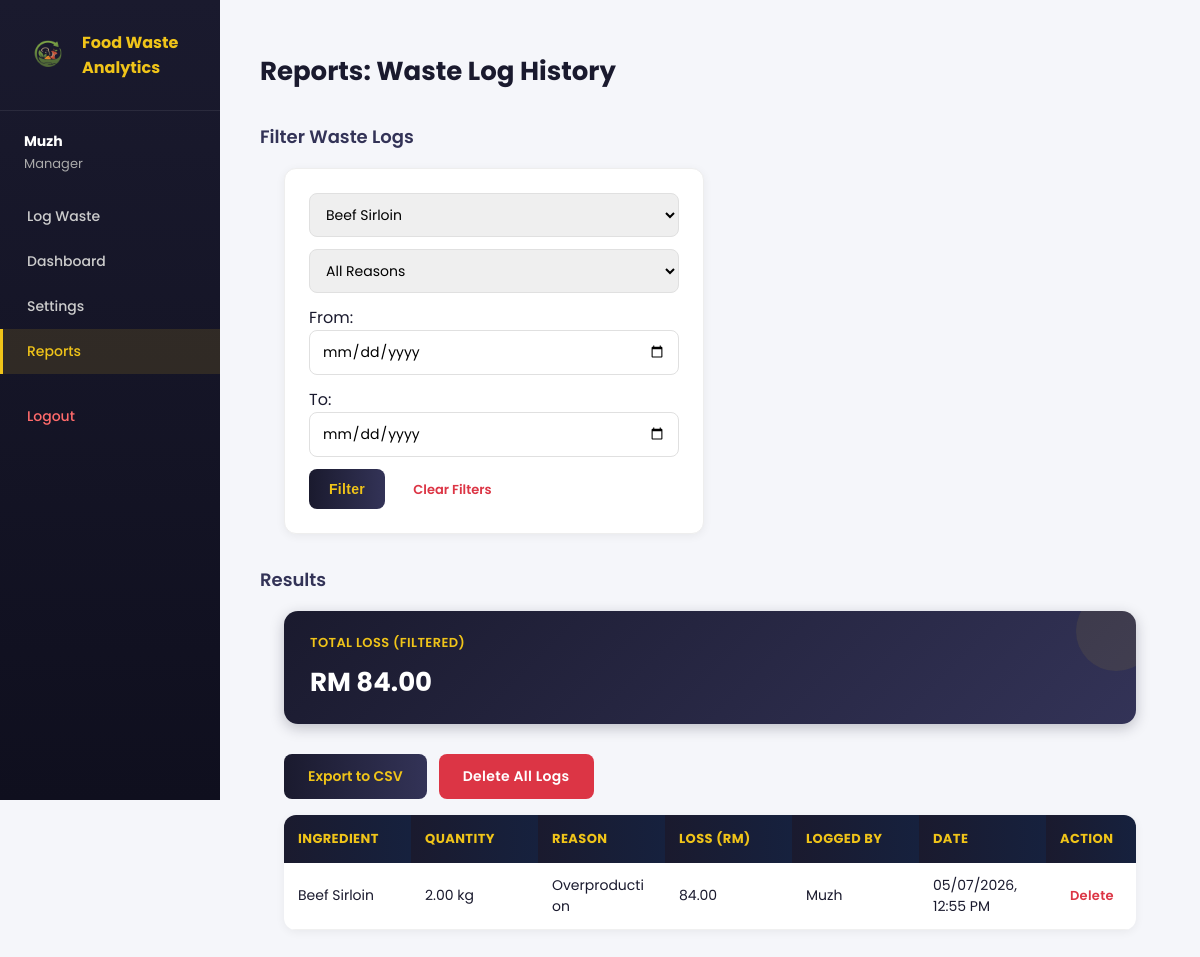
The app's page /FoodWasteTracker/reports.php?ingredient_id=31 (signed in) with its own data.
### tables this page shows
CREATE TABLE IF NOT EXISTS `waste_logs` (
  `log_id` int NOT NULL AUTO_INCREMENT,
  `user_id` int NOT NULL,
  `ingredient_id` int NOT NULL,
  `quantity` decimal(10,2) NOT NULL,
  `reason` enum('Expired','Overproduction','Spoilage','Prep Mistake','Other') NOT NULL,
  `financial_loss` decimal(10,2) NOT NULL,
  `logged_at` timestamp NULL DEFAULT CURRENT_TIMESTAMP,
  PRIMARY KEY (`log_id`),
  KEY `user_id` (`user_id`),
  KEY `ingredient_id` (`ingredient_id`)
);

CREATE TABLE IF NOT EXISTS `users` (
  `user_id` int NOT NULL AUTO_INCREMENT,
  `name` varchar(100) NOT NULL,
  `email` varchar(100) NOT NULL,
  `password` varchar(255) NOT NULL,
  `role` enum('staff','manager') NOT NULL,
  `created_at` timestamp NULL DEFAULT CURRENT_TIMESTAMP,
  PRIMARY KEY (`user_id`),
  UNIQUE KEY `email` (`email`)
);

### FoodWasteTracker/reports.php (the view, shortened to what this page needs)
<?php
include 'access_control.php';
$filter_ingredient = isset($_GET['ingredient_id']) ? $_GET['ingredient_id'] : "";
$filter_reason = isset($_GET['reason']) ? $_GET['reason'] : "";
$filter_from = isset($_GET['date_from']) ? $_GET['date_from'] : "";
$filter_to = isset($_GET['date_to']) ? $_GET['date_to'] : "";
$where = "1=1";
$params = [];
$types = "";
if ($filter_ingredient != "") {
    $where .= " AND waste_logs.ingredient_id = ?";
    $params[] = $filter_ingredient;
    $types .= "i";
}
$sql = "
    SELECT waste_logs.*,
           COALESCE(ingredients.name, 'Deleted Ingredient') AS ingredient_name,
           COALESCE(ingredients.unit, '') AS unit,
           users.name AS staff_name
    FROM waste_logs
    LEFT JOIN ingredients ON waste_logs.ingredient_id = ingredients.ingredient_id
    JOIN users ON waste_logs.user_id = users.user_id
    WHERE $where
    ORDER BY logged_at DESC
";
$stmt = mysqli_prepare($conn, $sql);
if (!empty($params)) {
    mysqli_stmt_bind_param($stmt, $types, ...$params);
}
mysqli_stmt_execute($stmt);
$logs = mysqli_stmt_get_result($stmt);
$grand_total = 0;
$log_rows = [];
while ($row = mysqli_fetch_assoc($logs)) {
    $grand_total += $row['financial_loss'];
    $log_rows[] = $row;
}
$has_results = count($log_rows) > 0;
$ingredients = mysqli_query($conn, "SELECT * FROM ingredients ORDER BY name ASC");
$export_query_string = http_build_query([
    'ingredient_id' => $filter_ingredient,
    'reason' => $filter_reason,
    'date_from' => $filter_from,
    'date_to' => $filter_to
]);
?>
<!DOCTYPE html>
<html>
<head>
    <link rel="stylesheet" href="style.css">
</head>
<body>
<div class="app-layout">
    <?php include 'sidebar.php'; ?>
    <div class="main-content">
        <h2>Reports: Waste Log History</h2>
        <h3>Filter Waste Logs</h3>
        <form method="GET">
            <select name="ingredient_id">
                <?php while ($row = mysqli_fetch_assoc($ingredients)) { ?>
                    <option value="<?php echo htmlspecialchars($row['ingredient_id']); ?>" <?php if ($filter_ingredient == $row['ingredient_id']) echo "selected"; ?>>
                        <?php echo htmlspecialchars($row['name']); ?>
                    </option>
                <?php } ?>
            </select>
            <select name="reason">
                <option value="">All Reasons</option>
            </select>
            From: <input type="date" name="date_from" value="<?php echo htmlspecialchars($filter_from); ?>">
            To: <input type="date" name="date_to" value="<?php echo htmlspecialchars($filter_to); ?>">
            <button type="submit">Filter</button>
            <a href="reports.php" class="clear-link">Clear Filters</a>
        </form>
        <h3>Results</h3>
        <?php if ($has_results) { ?>
        <div class="stat-cards">
            <div class="stat-card">
                <h4>Total Loss (Filtered)</h4>
                <p class="stat-number">RM <?php echo number_format($grand_total, 2); ?></p>
            </div>
        </div>
        <div style="padding: 0 24px; margin-bottom: 16px; display: flex; gap: 12px; align-items: center;">
            <a href="export_csv.php?<?php echo $export_query_string; ?>" class="empty-cta">Export to CSV</a>
            <form method="POST" class="delete-all-form" onsubmit="return confirm('This will permanently delete ALL waste logs, not just the filtered ones. This cannot be undone. Are you sure?')">
                <button type="submit" class="delete-all-btn">Delete All Logs</button>
            </form>
        </div>
        <table>
            <tr>
                <th>Ingredient</th>
                <th>Quantity</th>
                <th>Reason</th>
                <th>Loss (RM)</th>
                <th>Logged By</th>
                <th>Date</th>
                <th style="width: 90px;">Action</th>
            </tr>
            <?php foreach ($log_rows as $row) { ?>
            <tr>
                <td><?php echo htmlspecialchars($row['ingredient_name']); ?></td>
                <td><?php echo htmlspecialchars($row['quantity'] . " " . $row['unit']); ?></td>
                <td><?php echo htmlspecialchars($row['reason']); ?></td>
                <td><?php echo number_format($row['financial_loss'], 2); ?></td>
                <td><?php echo htmlspecialchars($row['staff_name']); ?></td>
                <td><?php echo date('d/m/Y, h:i A', strtotime($row['logged_at'])); ?></td>
                <td>
                    <form method="POST" class="delete-form" onsubmit="return confirm('Delete this waste log entry?')">
                        <button type="submit" class="delete-btn">Delete</button>
                    </form>
                </td>
            </tr>
            <?php } ?>
        </table>
        <?php } ?>
    </div>
</div>
</body>
</html>

### FoodWasteTracker/style.css (style rules this page uses)
* { box-sizing: border-box; }
body { font-family: 'Poppins', sans-serif; background-color: #f5f6fa; color: #1a1a2e; margin: 0; padding: 0; }
h2 { padding: 0 24px; font-weight: 700; font-size: 26px; color: #1a1a2e; }
h3 { padding: 0 24px; font-weight: 600; font-size: 18px; color: #333357; margin-top: 32px; }
h4 { margin: 0; }
p { padding: 0 24px; color: #555; }
form { background: #fff; padding: 24px; margin: 16px 24px 24px 24px; border-radius: 12px; max-width: 420px; box-shadow: 0 2px 10px rgba(0,0,0,0.06); border: 1px solid #eee; }
form input, form select { display: block; width: 100%; padding: 10px 12px; margin-bottom: 12px; border: 1.5px solid #e0e0e0; border-radius: 8px; box-sizing: border-box; font-family: 'Poppins', sans-serif; font-size: 14px; transition: border-color 0.2s; }
form button { background: linear-gradient(90deg, #1a1a2e, #333357); color: #f0c419; border: none; padding: 12px 20px; border-radius: 8px; cursor: pointer; font-weight: 600; font-size: 14px; letter-spacing: 0.3px; transition: transform 0.15s, box-shadow 0.15s; }
table { margin: 16px 24px 24px 24px; border-collapse: collapse; background: #fff; border-radius: 12px; overflow: hidden; box-shadow: 0 2px 10px rgba(0,0,0,0.06); width: calc(100% - 48px); table-layout: fixed; }
table th { background: linear-gradient(90deg, #1a1a2e, #16213e); color: #f0c419; padding: 14px; text-align: left; font-size: 13px; letter-spacing: 0.4px; text-transform: uppercase; }
table td { padding: 12px 14px; font-size: 14px; border-bottom: 1px solid #f0f0f0; word-wrap: break-word; }
.stat-cards { display: flex; gap: 16px; margin: 16px 24px 30px 24px; flex-wrap: wrap; }
.stat-card { background: linear-gradient(135deg, #1a1a2e, #333357); color: #fff; padding: 22px 26px; border-radius: 14px; min-width: 180px; flex: 1; box-shadow: 0 4px 14px rgba(26,26,46,0.25); position: relative; overflow: hidden; }
.stat-card::after { content: ''; position: absolute; top: -20px; right: -20px; width: 80px; height: 80px; background: rgba(240,196,25,0.08); border-radius: 50%; }
.stat-card h4 { color: #f0c419; font-size: 13px; font-weight: 600; letter-spacing: 0.4px; text-transform: uppercase; margin-bottom: 10px; }
.stat-number { font-size: 26px; font-weight: 700; margin: 0; color: #ffffff; }
.clear-link { display: inline-block; margin: 8px 0 0 24px; color: #dc3545; font-weight: 600; font-size: 13px; text-decoration: none; }
.app-layout { display: flex; min-height: 100vh; }
.main-content { flex: 1; padding: 30px 40px; background: #f5f6fa; }
.main-content h2, .main-content p, .main-content h3 { padding: 0; }
.empty-cta { display: inline-block; background: linear-gradient(90deg, #1a1a2e, #333357); color: #f0c419; padding: 12px 24px; border-radius: 8px; text-decoration: none; font-weight: 600; font-size: 14px; }
.delete-form { display: inline-block; margin: 0; padding: 0; background: none; box-shadow: none; border: none; }
.delete-btn { -webkit-appearance: none; -moz-appearance: none; appearance: none; background: none !important; border: none !important; padding: 6px 10px !important; margin: 0 !important; color: #dc3545 !important; text-decoration: none; font-weight: 600; font-size: 13px; cursor: pointer; font-family: 'Poppins', sans-serif; box-shadow: none !important; border-radius: 6px; white-space: nowrap; }
.delete-all-form { display: inline-block; margin: 0; padding: 0; background: none; box-shadow: none; border: none; max-width: none; }
.delete-all-btn { background: #dc3545; color: #fff; border: none; padding: 12px 24px; border-radius: 8px; font-weight: 600; font-size: 14px; cursor: pointer; font-family: 'Poppins', sans-serif; transition: transform 0.15s, box-shadow 0.15s; }

### records on screen
waste_logs: ingredient_name "Beef Sirloin", unit "2.00 kg", reason "Overproduction", financial_loss "84.00", user.name "Muzh", logged_at "05/07/2026, 12:55 PM"

### other values on screen
$_SESSION['name'] "Muzh"
$_SESSION['role'] "Manager"
$grand_total "84.00"
form field ingredient_id "Beef Sirloin"
